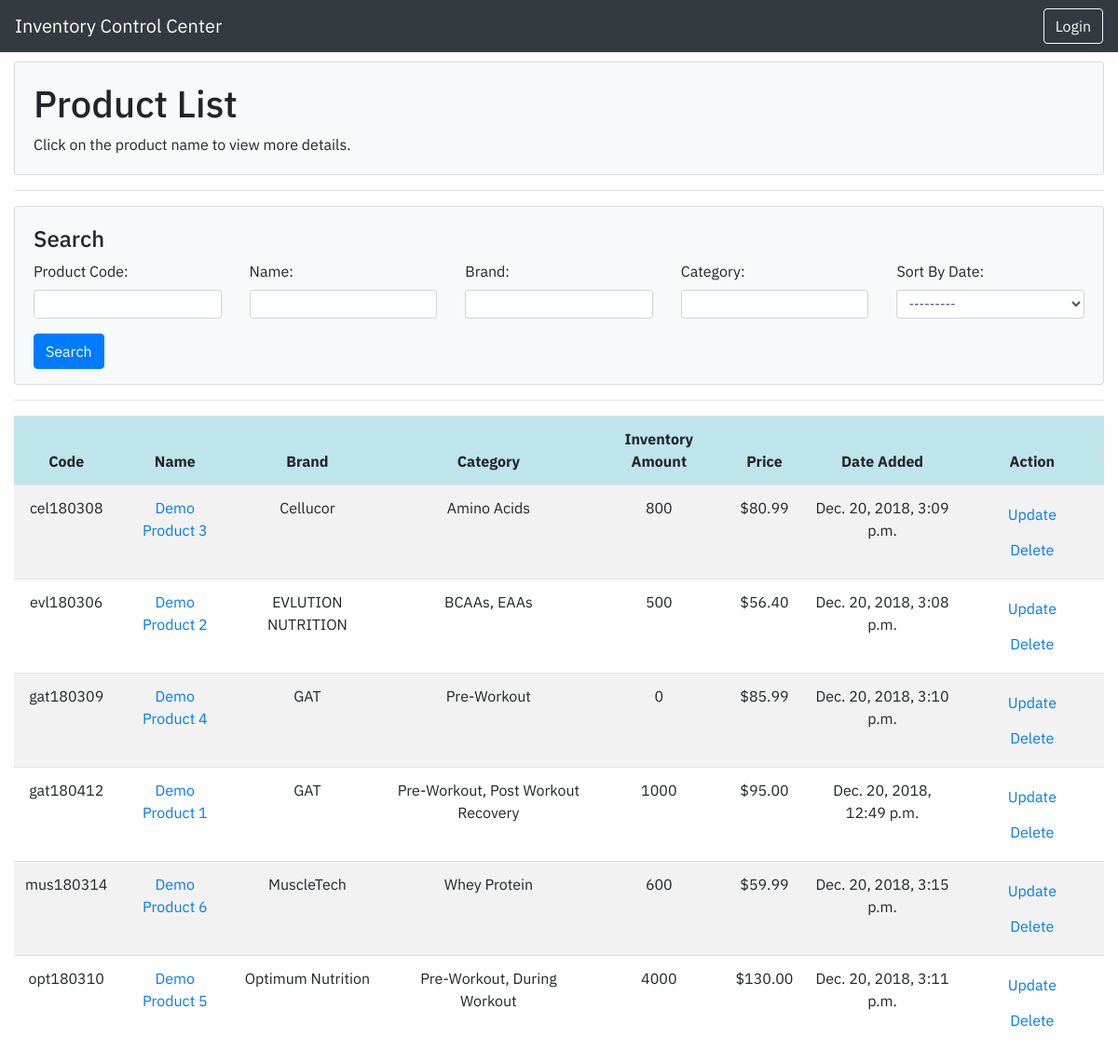
Screenshot of /inventory/products/ with the database file from the repository.
### inventory/models.py (models this page shows, shortened)
class Product(models.Model):
    name = models.CharField(max_length=200)
    brand = models.ForeignKey(Brand, on_delete=models.CASCADE, null=True)
    code = models.CharField('Product Code', max_length=10, help_text='Must be first 3 characters of the brand followed by yy-hh-mm')
    description = models.TextField(max_length=200, help_text="Enter a brief description of the product")
    list_price = models.DecimalField(max_digits=5, decimal_places=2)
    discount_percent = models.DecimalField(max_digits=3, decimal_places=0)
    serving_size = models.IntegerField(help_text="Enter product serving size.")
    inventory_amount = models.IntegerField(help_text="Enter inventory amount for product.")
    date_added = models.DateTimeField(auto_now=False, auto_now_add=True)
    product_image = models.ImageField(max_length=255, upload_to='product_images/%Y/%m/%d/', null=True, blank=True)
    category = models.ManyToManyField(Category, help_text="Select available categories")
    flavors = models.ManyToManyField(Flavor, help_text="Select available flavors")
    custom_field = models.CharField(max_length=100, null=True)
    def get_absolute_url(self):
        return reverse('product-detail', args=[str(self.id)])
    @property
    def total_price(self):
        final_price = (self.list_price - (self.discount_percent / 100) * self.list_price)
        return round(final_price, 2)

class Brand(models.Model):
    brand_name = models.CharField(max_length=100)
    website = models.URLField(max_length=100)
    brand_description = models.TextField(max_length=200, help_text="Enter Brand Description", null=True)
    brand_image = models.ImageField(max_length=255, upload_to='brand_images/%Y/%m/%d/', null=True, blank=True)
    def __str__(self):
        return f'{self.brand_name}'

class Category(models.Model):
    name = models.CharField(max_length=200, help_text='Enter the product category (e.g. Pre-Workout)')
    def __str__(self):
        return self.name

### inventory/views.py (the view)
# urls.py: path('products/', views.ProductListView.as_view(), name='products'),
class ProductListView(generic.ListView):
    template_name = 'product_list.html'
    model = Product
    context_object_name = 'products'
    paginate_by = 5
    def get_context_data(self, **kwargs):
        context = super().get_context_data(**kwargs)
        context['filter'] = ProductFilter(self.request.GET, queryset=self.get_queryset())
        return context
    def get_queryset(self, *args, **kwargs):
        if self.kwargs:
            return Product.objects.filter(category=self.kwargs['category']).order_by('code')
        else:
            query = Product.objects.all().order_by('code')
            return query

### inventory/templates/product_list.html
{% extends "base_generic.html" %}
{% load widget_tweaks %}
{% block content %}
    <div class="card card-body bg-light" style="margin-top: 10px">
        <h1>Product List</h1>
        <p class="card-text">Click on the product name to view more details.</p>
    </div>
    {% if products %}
        <hr>
        <div>
            <form method="GET">
                <div class="card card-body bg-light" style="height: 12rem">
                    <h4 style="margin-top: 0">Search</h4>
                    <div class="row">
                        <div class="form-group col">
                            {{ filter.form.code.label_tag }}
                            {% render_field filter.form.code class="form-control form-control-sm" %}
                        </div>
                        <div class="form-group col">
                            {{ filter.form.name.label_tag }}
                            {% render_field filter.form.name class="form-control form-control-sm" %}
                        </div>
                        <div class="form-group col">
                            {{ filter.form.brand.label_tag }}
                            {% render_field filter.form.brand class="form-control form-control-sm" %}
                        </div>
                        <div class="form-group col">
                            {{ filter.form.category.label_tag }}
                            {% render_field filter.form.category class="form-control form-control-sm" %}
                        </div>
                        <div class="form-group col">
                            {{ filter.form.ordering.label_tag }}
                            {% render_field filter.form.ordering class="form-control form-control-sm" %}
                        </div>
                    </div>
                    <button type="submit" class="btn btn-primary mr-auto">Search</button>
                </div>
            </form>
        </div>
        <hr>
        <table class="table table-striped text-center table-hover">
            <thead class="table-info">
            <tr>
                <th scope="col">Code</th>
                <th scope="col">Name</th>
                <th scope="col">Brand</th>
                <th scope="col">Category</th>
                <th scope="col">Inventory Amount</th>
                <th scope="col">Price</th>
                <th scope="col">Date Added</th>
                <th scope="col">Action</th>
            </tr>
            </thead>
            <tbody>
            {% for product in filter.qs %}
                <tr>
                    <td>{{ product.code }}</td>
                    <td><a href="{{ product.get_absolute_url }}">{{ product.name }}</a></td>
                    <td>{{product.brand}}</td>
                    <td>{% for category in product.category.all %} {{ category }}{% if not forloop.last %}, {% endif %}{% endfor %}</td>
                    <td>{{product.inventory_amount}}</td>
                    <td>${{product.total_price}}</td>
                    <td>{{product.date_added}}</td>
                    <td>
                        <a class="btn" href="{% url 'product-update' product.pk%}">Update</a>
                        <a class="btn" href="{% url 'product-delete' product.pk %}">Delete</a>
                    </td>
                </tr>
            {% endfor %}
            </tbody>
        </table>
    {% else %}
        <hr>
        <div class="container">
        <h4 class="text-center">There are no products available.</h4>
        </div>
    {% endif %}
{% endblock %}

### inventory/static/css/styles.css (style rules this page uses)
body { font-family: 'IBM Plex Sans', sans-serif; }

### rows the page displays
Product: code "cel180308", name "Demo Product 3", brand "Cellucor", inventory_amount "800", total_price "80.99", date_added "Dec. 20, 2018, 3:09 p.m."
Category: name "Amino Acids"
Product: code "evl180306", name "Demo Product 2", brand "EVLUTION NUTRITION", inventory_amount "500", total_price "56.40", date_added "Dec. 20, 2018, 3:08 p.m."
Category: name "BCAAs"
Category: name "EAAs"
Product: code "gat180309", name "Demo Product 4", brand "GAT", inventory_amount "0", total_price "85.99", date_added "Dec. 20, 2018, 3:10 p.m."
Category: name "Pre-Workout"
Product: code "gat180412", name "Demo Product 1", brand "GAT", inventory_amount "1000", total_price "95.00", date_added "Dec. 20, 2018, 12:49 p.m."
Category: name "Post Workout Recovery"
Product: code "mus180314", name "Demo Product 6", brand "MuscleTech", inventory_amount "600", total_price "59.99", date_added "Dec. 20, 2018, 3:15 p.m."
Category: name "Whey Protein"
Product: code "opt180310", name "Demo Product 5", brand "Optimum Nutrition", inventory_amount "4000", total_price "130.00", date_added "Dec. 20, 2018, 3:11 p.m."
Category: name "During Workout"

### other values shown
{{ filter.form.code.label_tag }} "Product Code:"
{{ filter.form.name.label_tag }} "Name:"
{{ filter.form.brand.label_tag }} "Brand:"
{{ filter.form.category.label_tag }} "Category:"
{{ filter.form.ordering.label_tag }} "Sort By Date:"
